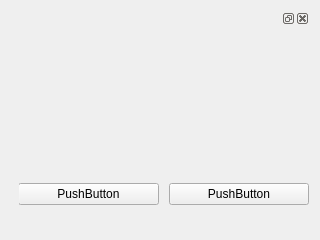
<?xml version="1.0" encoding="UTF-8"?>
<ui version="4.0">
 <class>Form</class>
 <widget class="QWidget" name="Form">
  <property name="geometry">
   <rect>
    <x>0</x>
    <y>0</y>
    <width>320</width>
    <height>240</height>
   </rect>
  </property>
  <property name="windowTitle">
   <string>Form</string>
  </property>
  <widget class="QDockWidget" name="dockWidget">
   <property name="geometry">
    <rect>
     <x>19</x>
     <y>9</y>
     <width>291</width>
     <height>201</height>
    </rect>
   </property>
   <widget class="QWidget" name="dockWidgetContents">
    <widget class="QWidget" name="">
     <property name="geometry">
      <rect>
       <x>-6</x>
       <y>150</y>
       <width>301</width>
       <height>33</height>
      </rect>
     </property>
     <layout class="QHBoxLayout" name="horizontalLayout">
      <property name="spacing">
       <number>10</number>
      </property>
      <property name="leftMargin">
       <number>5</number>
      </property>
      <property name="topMargin">
       <number>5</number>
      </property>
      <property name="rightMargin">
       <number>5</number>
      </property>
      <property name="bottomMargin">
       <number>5</number>
      </property>
      <item>
       <widget class="QPushButton" name="pushButton_2">
        <property name="text">
         <string>PushButton</string>
        </property>
       </widget>
      </item>
      <item>
       <widget class="QPushButton" name="pushButton">
        <property name="text">
         <string>PushButton</string>
        </property>
       </widget>
      </item>
     </layout>
    </widget>
   </widget>
  </widget>
 </widget>
 <resources/>
 <connections/>
</ui>
